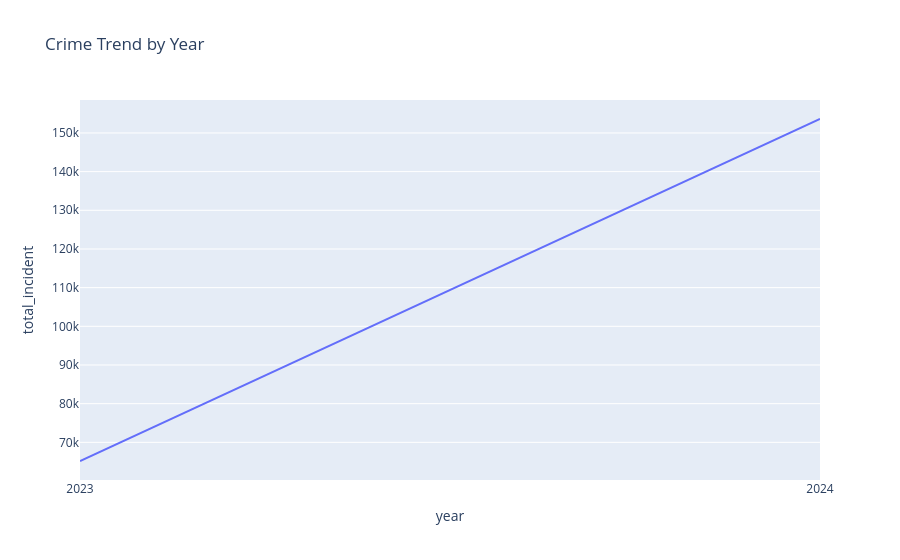

Notebook source saved alongside this figure:
### Code cell
fig = px.line(
    trend_year,
    x="year",
    y="total_incident",
    title="Crime Trend by Year"
)

fig.show()

### Figure 1 — Plotly figure (JSON) as saved in the notebook; plotly's stock layout.template omitted (floating-point values rounded to 4 significant figures)
{"data": [{"hovertemplate": "year=%{x}<br>total_incident=%{y}<extra></extra>", "legendgroup": "", "line": {"color": "#636efa", "dash": "solid"}, "marker": {"symbol": "circle"}, "mode": "lines", "name": "", "orientation": "v", "showlegend": false, "type": "scatter", "x": ["2023", "2024"], "xaxis": "x", "y": [65178, 153603], "yaxis": "y"}], "layout": {"legend": {"tracegroupgap": 0}, "title": {"text": "Crime Trend by Year"}, "xaxis": {"anchor": "y", "domain": [0, 1], "title": {"text": "year"}}, "yaxis": {"anchor": "x", "domain": [0, 1], "title": {"text": "total_incident"}}}}
